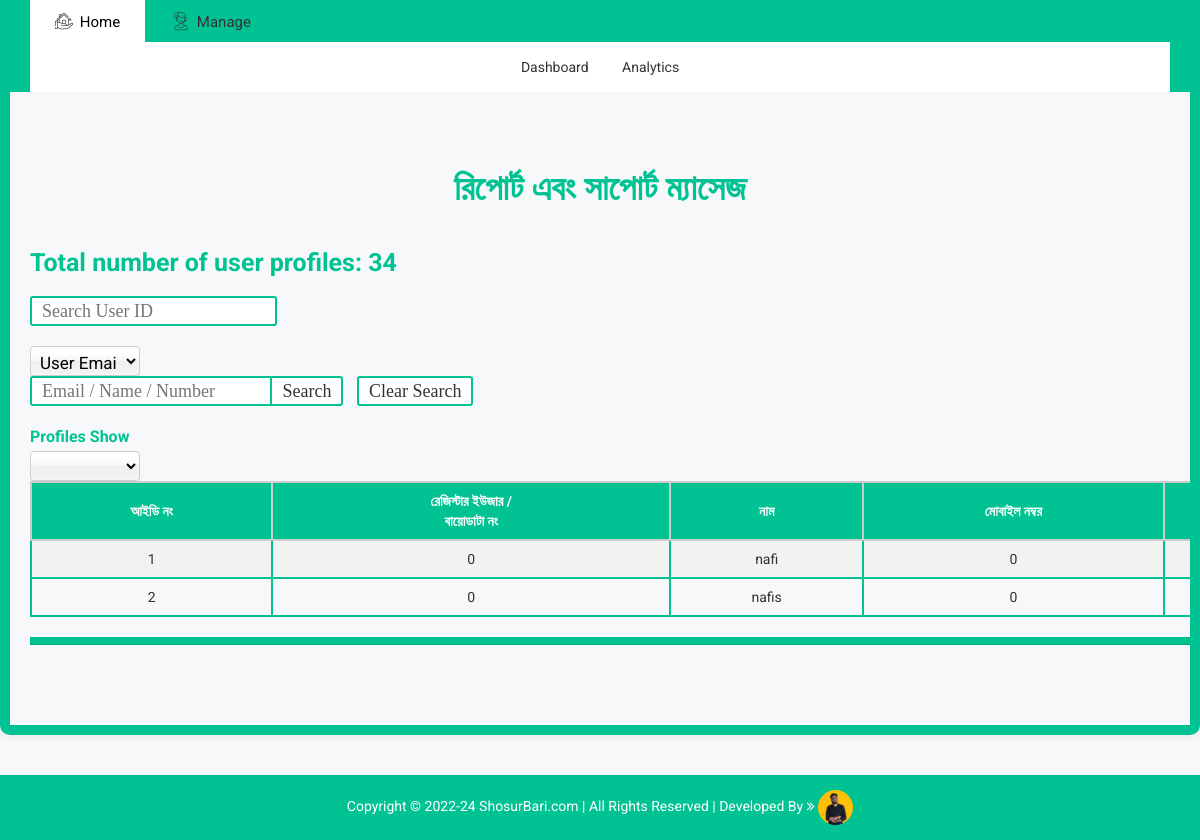
Page /admin/contact_us.php (signed in) on the committed database.
### tables this page shows
CREATE TABLE `contact_us` (
  `contact_id` int(100) NOT NULL,
  `user_id` int(100) NOT NULL,
  `name_contactus` varchar(100) NOT NULL,
  `number_contactus` int(20) NOT NULL,
  `email_contactus` varchar(100) NOT NULL,
  `message_contactus` varchar(1000) NOT NULL,
  `message_sendingdate` varchar(100) NOT NULL
);

### admin/contact_us.php (the view, shortened to what this page needs)
<!doctype html>
<html class="no-js" lang="">
<head>
    <link rel="stylesheet" href="css/bootstrap.min.css">
    <link rel="stylesheet" href="css/font-awesome.min.css">
    <link rel="stylesheet" href="css/owl.carousel.css">
    <link rel="stylesheet" href="css/owl.theme.css">
    <link rel="stylesheet" href="css/owl.transitions.css">
    <link rel="stylesheet" href="css/meanmenu/meanmenu.min.css">
    <link rel="stylesheet" href="css/animate.css">
    <link rel="stylesheet" href="css/normalize.css">
    <link rel="stylesheet" href="css/scrollbar/jquery.mCustomScrollbar.min.css">
    <link rel="stylesheet" href="css/jvectormap/jquery-jvectormap-2.0.3.css">
    <link rel="stylesheet" href="css/notika-custom-icon.css">
    <link rel="stylesheet" href="css/wave/waves.min.css">
    <link rel="stylesheet" href="css/main.css">
    <link rel="stylesheet" href="style.css">
    <link rel="stylesheet" href="css/responsive.css">
    <link rel="stylesheet" href="https://cdnjs.cloudflare.com/ajax/libs/font-awesome/4.7.0/css/font-awesome.min.css">
</head>
<body>
<?php include("admin_navigation.php"); ?>
<?php
require_once("includes/dbconn.php");
$profilesPerPage = isset($_GET['per_page']) ? intval($_GET['per_page']) : 2;
$limit = ($profilesPerPage == 'all') ? '' : "LIMIT $profilesPerPage";
$page = isset($_GET['page']) ? $_GET['page'] : 1;
$start = ($page - 1) * $profilesPerPage;
$sql = "SELECT COUNT(*) AS user_count FROM contact_us";
$result = mysqli_query($conn, $sql);
if ($result) {
    $row = mysqli_fetch_assoc($result);
    $userCount = $row["user_count"];
} else {
    echo "Error: " . mysqli_error($conn);
}
echo '<div class="table-container">';
echo "<h1>রিপোর্ট এবং সাপোর্ট ম্যাসেজ</h1>";
echo '<div class="table-wrapper">';
echo "<h3>Total number of user profiles: " . $userCount . "</h3>";
echo '<div id="search-form">
<form method="POST">
    <input type="text" id="search-user-id" name="search-user-id" placeholder="Search User ID">
    <select style="margin-top: 20px;" name="search-criteria" id="search-criteria">
        <option value="user_email">User Email</option>
        <option value="name_contactus">Name</option>
        <option value="number_contactus">Phone Number</option>
    </select>
    <input type="text" id="search-keyword" name="search-keyword" placeholder="Email / Name / Number" >
    <button class="search-admin" type="submit" name="search">Search</button>
    <button class="search-clear-admin" type="submit" name="clear" style="margin-left: 10px;">Clear Search</button></br>
    <label for="per-page" style="margin-top: 20px;">Profiles Show</label>
    <select name="per_page" id="per-page" onchange="this.form.submit()">
        <option value=""> </option>
        <option value="10" ' . ($profilesPerPage == 10 ? 'selected' : '') . '>10</option>
        <option value="50" ' . ($profilesPerPage == 50 ? 'selected' : '') . '>50</option>
        <option value="100" ' . ($profilesPerPage == 100 ? 'selected' : '') . '>100</option>
        <option value="500" ' . ($profilesPerPage == 500 ? 'selected' : '') . '>500</option>
        <option value="1000" ' . ($profilesPerPage == 1000 ? 'selected' : '') . '>1000</option>
        <option value="10000" ' . ($profilesPerPage == 10000 ? 'selected' : '') . '>10000</option>
    </select>
</form>
</div>';
$searchUserId = isset($_POST['search-user-id']) ? $_POST['search-user-id'] : '';
$searchCriteria = isset($_POST['search-criteria']) ? $_POST['search-criteria'] : '';
$searchKeyword = isset($_POST['search-keyword']) ? mysqli_real_escape_string($conn, $_POST['search-keyword']) : '';
if (!empty($searchKeyword)) {
    if ($searchCriteria == 'user_email') {
        $sql = "SELECT * FROM contact_us WHERE email_contactus LIKE '%$searchKeyword%' $limit";
    } elseif ($searchCriteria == 'name_contactus') {
        $sql = "SELECT * FROM contact_us WHERE name_contactus LIKE '%$searchKeyword%' $limit";
      } elseif ($searchCriteria == 'number_contactus') {
        $searchKeyword = preg_replace("/[^0-9]/", "", $searchKeyword);
        $sql = "SELECT * FROM contact_us WHERE REPLACE(number_contactus, ' ', '') LIKE '%$searchKeyword%' $limit";
    }
} elseif (!empty($searchUserId)) {
    $searchUserId = mysqli_real_escape_string($conn, $searchUserId);
    $sql = "SELECT * FROM contact_us WHERE user_id = $searchUserId $limit";
} else {
    $sql = "SELECT * FROM contact_us $limit OFFSET $start";
}
$result = mysqli_query($conn, $sql);
if (mysqli_num_rows($result) > 0) {
    echo "<table>";
    echo '<tr>
        <th>আইডি নং</th>
        <th>রেজিস্টার ইউজার /</br> বায়োডাটা নং</th>
        <th>নাম</th>
        <th>মোবাইল নম্বর</th>
        <th>ইমেইল</th>
        <th>মেসেজ</th>
        <th>তারিখ সময়</th>
      </tr>';
    while ($row = mysqli_fetch_assoc($result)) {
      echo '<tr>';
      echo '<td>' . $row['contact_id'] . '</td>';
      echo '<td>' . $row['user_id'] . '</td>';
      echo '<td>' . $row['name_contactus'] . '</td>';
      echo '<td>' . $row['number_contactus'] . '</td>';
      echo '<td>' . $row['email_contactus'] . '</td>';
      echo '</tr>';
    }
    echo '</table>';
    echo '<div class="progress-container">
    <div class="progress-bar"></div>
    </div>';
    echo "<div class='pagination'>";
    echo "</div>";
} else {
    echo 'No users found.';
}
echo '</div>';
echo '</div>';
?>
<?php include("admin_footer.php"); ?>
</body>
</html>

### admin/css/main.css (style rules this page uses)
html { color: #222; font-size: 1em; line-height: 1.4; }

### admin/contact_us.php (style rules this page uses)
h1 { padding: 10px 0; margin: 150px auto 0px auto; text-align: center; font-size: 35px; color: #00c292; }
h3 { padding: 10px 0; margin: 20px auto 0px auto; font-size: 25px; color: #00c292; }
table { border-collapse: collapse; width: 100%; padding: 20px; border: 2px solid #00c292; margin-bottom: 20px; }
th, td { border: 2px solid #00c292; padding: 8px; text-align: center; }
th { background-color: #00c292; color: white; border: 2px solid #ccc; }
#search-form { margin-bottom: 20px; }
form { margin-left: 0px; margin-top: 0px; padding: 10px 0px; }
label { font-size: 16px; color: #00c292; }
.input-group input[type="text"], select { font-size: 17px; width: 110px; }
.table-container { padding: 0 20px; border: 10px solid #00c292; border-radius: 10px; box-shadow: 0 0 10px rgba(0, 0, 0, 0.1); overflow-x: auto; }
.table-wrapper { overflow: hidden; width: 3080px; margin: auto; }
.table-wrapper table { border-collapse: collapse; width: 100%; padding: 20px; border: 2px solid #00c292; border-radius: 10px; margin-bottom: 20px; margin-top: -30px; }
tr:nth-child(even) { background-color: #f2f2f2; }
.progress-container { height: 8px; background-color: #ddd; }
.progress-bar { height: 100%; width: 100%; background-color: #00c292; }
.pagination { display: inline-block; margin-top: 30px; margin-bottom: 30px; margin-left: auto; margin-right: auto; padding: 0; list-style: none; align-items: center; justify-content:center; }

### rows in the picture
contact_us: contact_id "1", user "0", name_contactus "nafi", number_contactus "0"
contact_us: contact_id "2", user "0", name_contactus "nafis", number_contactus "0"

### other values in the picture
$userCount "34"
